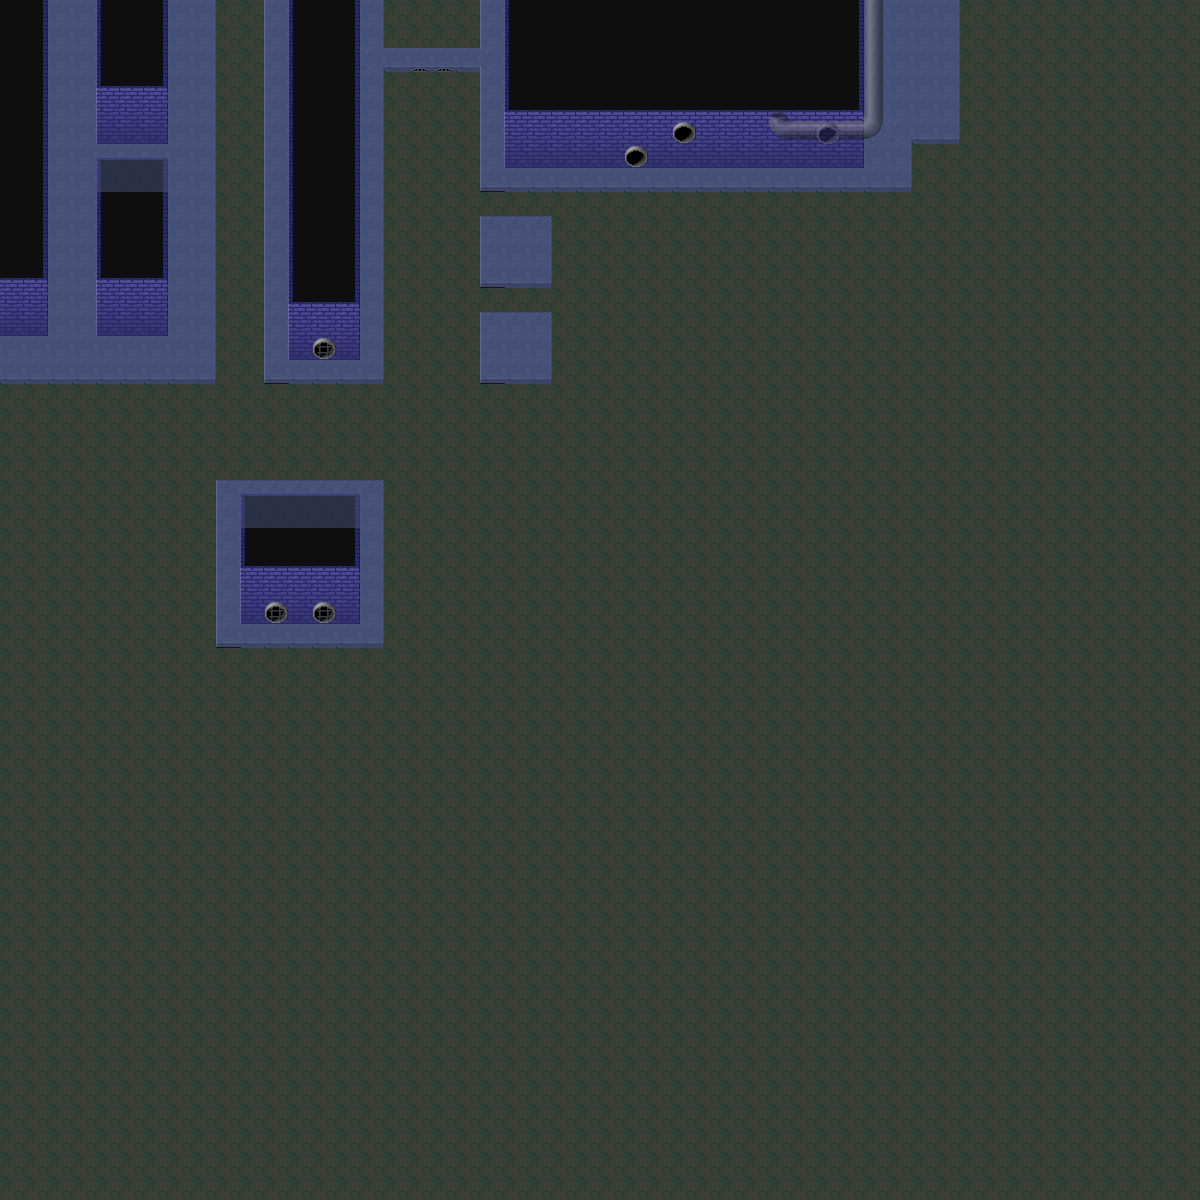

Tiled map render using the project's own tile images. Description and the map definition, with tile-layer contents summarised, below:
An orthogonal 50x50 tile map with 24x24 px tiles, 2 tile layers (Bottom, Top).

<map version="1.0" orientation="orthogonal" renderorder="right-down" width="50" height="50" tilewidth="24" tileheight="24" nextobjectid="1">
 <tileset firstgid="1" name="sewer_tileset" tilewidth="24" tileheight="24" tilecount="72" columns="8">
  <image source="sewer_tileset.png" trans="ff00ff" width="192" height="217" />
 </tileset>
 <layer name="Bottom" width="50" height="50">
  <data>[2500 cells, 2500 non-empty, 28 distinct tile ids]</data>
 </layer>
 <layer name="Top" width="50" height="50" opacity="0.49">
  <data>[2500 cells, 30 non-empty, 15 distinct tile ids]</data>
 </layer>
</map>
